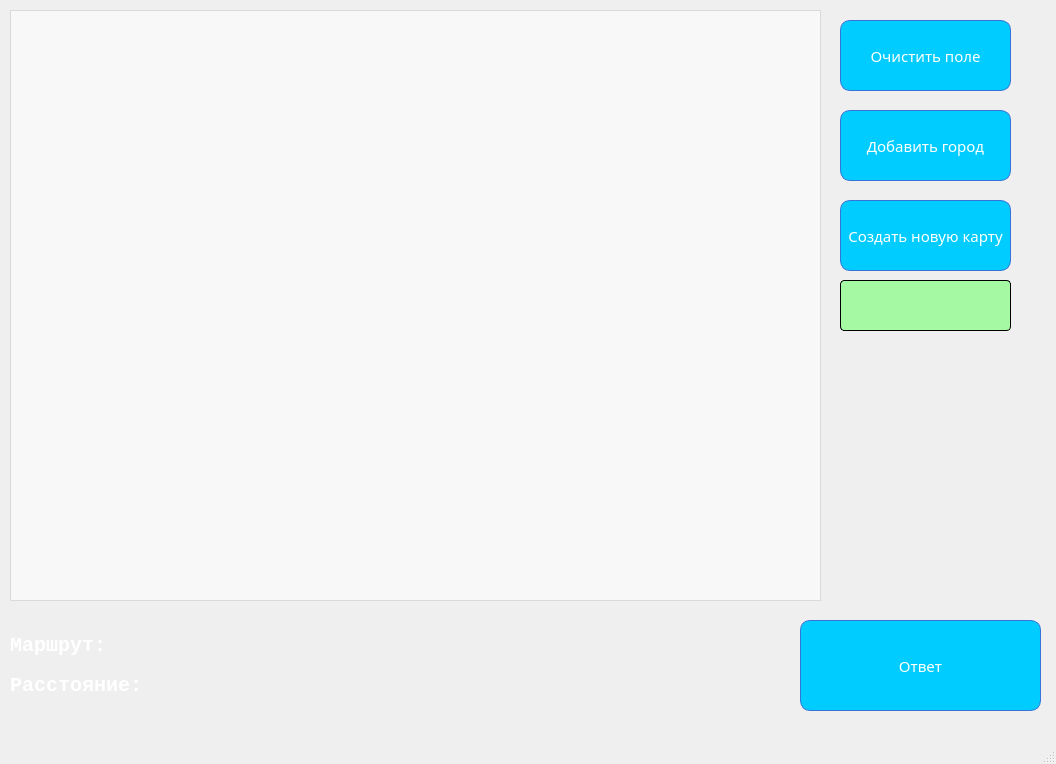
<?xml version="1.0" encoding="UTF-8"?>
<ui version="4.0">
 <class>MainWindow</class>
 <widget class="QMainWindow" name="MainWindow">
  <property name="geometry">
   <rect>
    <x>0</x>
    <y>0</y>
    <width>1056</width>
    <height>764</height>
   </rect>
  </property>
  <property name="windowTitle">
   <string>MainWindow</string>
  </property>
  <widget class="QWidget" name="centralwidget">
   <widget class="QLabel" name="sq">
    <property name="geometry">
     <rect>
      <x>10</x>
      <y>620</y>
      <width>101</width>
      <height>51</height>
     </rect>
    </property>
    <property name="font">
     <font>
      <family>Courier New</family>
      <pointsize>15</pointsize>
      <weight>75</weight>
      <bold>true</bold>
     </font>
    </property>
    <property name="styleSheet">
     <string notr="true">QLabel {
color: white;
}</string>
    </property>
    <property name="text">
     <string>Маршрут:</string>
    </property>
   </widget>
   <widget class="QGraphicsView" name="graphicsView">
    <property name="geometry">
     <rect>
      <x>10</x>
      <y>10</y>
      <width>811</width>
      <height>591</height>
     </rect>
    </property>
    <property name="styleSheet">
     <string notr="true">QGraphicsView {

background-color: rgba(255, 255, 255, 150);

}

</string>
    </property>
   </widget>
   <widget class="QLabel" name="label_2">
    <property name="geometry">
     <rect>
      <x>10</x>
      <y>670</y>
      <width>131</width>
      <height>31</height>
     </rect>
    </property>
    <property name="font">
     <font>
      <family>Courier New</family>
      <pointsize>15</pointsize>
      <weight>75</weight>
      <bold>true</bold>
     </font>
    </property>
    <property name="styleSheet">
     <string notr="true">QLabel {
color: white;
}</string>
    </property>
    <property name="text">
     <string>Расстояние:</string>
    </property>
   </widget>
   <widget class="QLabel" name="label">
    <property name="geometry">
     <rect>
      <x>150</x>
      <y>670</y>
      <width>361</width>
      <height>31</height>
     </rect>
    </property>
    <property name="font">
     <font>
      <family>Monaco</family>
      <pointsize>14</pointsize>
     </font>
    </property>
    <property name="styleSheet">
     <string notr="true">QLabel {
color: white;
	font-family: Monaco;
}</string>
    </property>
    <property name="text">
     <string/>
    </property>
   </widget>
   <widget class="QLabel" name="route">
    <property name="geometry">
     <rect>
      <x>110</x>
      <y>630</y>
      <width>421</width>
      <height>31</height>
     </rect>
    </property>
    <property name="font">
     <font>
      <family>Monaco</family>
      <pointsize>14</pointsize>
     </font>
    </property>
    <property name="styleSheet">
     <string notr="true">QLabel {
color: white;
	font-family: Monaco;
}</string>
    </property>
    <property name="text">
     <string/>
    </property>
   </widget>
   <widget class="QLabel" name="fromto">
    <property name="geometry">
     <rect>
      <x>300</x>
      <y>460</y>
      <width>171</width>
      <height>31</height>
     </rect>
    </property>
    <property name="text">
     <string/>
    </property>
   </widget>
   <widget class="QPushButton" name="res">
    <property name="geometry">
     <rect>
      <x>800</x>
      <y>620</y>
      <width>241</width>
      <height>91</height>
     </rect>
    </property>
    <property name="font">
     <font>
      <family>Monaco</family>
      <pointsize>11</pointsize>
     </font>
    </property>
    <property name="styleSheet">
     <string notr="true">QPushButton {
    padding:4px;
    color: #fff;
    border-radius: 10px;
    border: 1px solid #3873d9;
    background-color: rgb(0, 204, 255);
	font-family: Monaco;
 }

QPushButton:hover{
	border-color: rgb(47, 48, 46);
	background-color: rgb rgb(170, 255, 255);
	color: white;
	font-size: 14px;
	font: large;
	border-radius: 10px;
    border: 1px solid #3873d9;
	font-family: Monaco;
font-style: italic;
font-weight: 900;
}

</string>
    </property>
    <property name="text">
     <string>Ответ</string>
    </property>
   </widget>
   <widget class="QPushButton" name="clear">
    <property name="geometry">
     <rect>
      <x>840</x>
      <y>20</y>
      <width>171</width>
      <height>71</height>
     </rect>
    </property>
    <property name="font">
     <font>
      <family>Monaco</family>
      <pointsize>11</pointsize>
     </font>
    </property>
    <property name="styleSheet">
     <string notr="true">QPushButton {
    padding:4px;
    color: #fff;
    border-radius: 10px;
    border: 1px solid #3873d9;
    background-color: rgb(0, 204, 255);
	font-family: Monaco;
 }

QPushButton:hover{
	border-color: rgb(47, 48, 46);
	background-color: rgb rgb(170, 255, 255);
	color: white;
	font-size: 14px;
	font: large;
	border-radius: 10px;
    border: 1px solid #3873d9;
	font-family: Monaco;
font-style: italic;
font-weight: 900;
}

</string>
    </property>
    <property name="text">
     <string>Очистить поле</string>
    </property>
   </widget>
   <widget class="QPushButton" name="add_city">
    <property name="geometry">
     <rect>
      <x>840</x>
      <y>110</y>
      <width>171</width>
      <height>71</height>
     </rect>
    </property>
    <property name="font">
     <font>
      <family>Monaco</family>
      <pointsize>11</pointsize>
     </font>
    </property>
    <property name="styleSheet">
     <string notr="true">QPushButton {
    padding:4px;
    color: #fff;
    border-radius: 10px;
    border: 1px solid #3873d9;
    background-color: rgb(0, 204, 255);
	font-family: Monaco;
 }

QPushButton:hover{
	border-color: rgb(47, 48, 46);
	background-color: rgb rgb(170, 255, 255);
	color: white;
	font-size: 14px;
	font: large;
	border-radius: 10px;
    border: 1px solid #3873d9;
	font-family: Monaco;
font-style: italic;
font-weight: 900;
}

</string>
    </property>
    <property name="text">
     <string>Добавить город</string>
    </property>
   </widget>
   <widget class="QPushButton" name="create">
    <property name="geometry">
     <rect>
      <x>840</x>
      <y>200</y>
      <width>171</width>
      <height>71</height>
     </rect>
    </property>
    <property name="font">
     <font>
      <family>Monaco</family>
      <pointsize>11</pointsize>
     </font>
    </property>
    <property name="styleSheet">
     <string notr="true">QPushButton {
    padding:4px;
    color: #fff;
    border-radius: 10px;
    border: 1px solid #3873d9;
    background-color: rgb(0, 204, 255);
	font-family: Monaco;
 }

QPushButton:hover{
	border-color: rgb(47, 48, 46);
	background-color: rgb rgb(170, 255, 255);
	color: white;
	font-size: 14px;
	font: large;
	border-radius: 10px;
    border: 1px solid #3873d9;
	font-family: Monaco;
font-style: italic;
font-weight: 900;
}

</string>
    </property>
    <property name="text">
     <string>Создать новую карту</string>
    </property>
   </widget>
   <widget class="QLineEdit" name="city">
    <property name="geometry">
     <rect>
      <x>840</x>
      <y>280</y>
      <width>171</width>
      <height>51</height>
     </rect>
    </property>
    <property name="font">
     <font>
      <family>Corbel</family>
      <pointsize>18</pointsize>
     </font>
    </property>
    <property name="styleSheet">
     <string notr="true">QLineEdit {
 background-color: rgb(165, 249, 163); 
border-width: 1px; 
 border-style: solid;  
border-radius: 4px; 
color: black;
}


</string>
    </property>
   </widget>
   <widget class="QLabel" name="label_3">
    <property name="geometry">
     <rect>
      <x>-430</x>
      <y>-10</y>
      <width>1831</width>
      <height>791</height>
     </rect>
    </property>
    <property name="styleSheet">
     <string notr="true">QLabel {
color: white;
}</string>
    </property>
    <property name="text">
     <string/>
    </property>
    <property name="pixmap">
     <pixmap resource="Pic.qrc">:/img/zemlia-mir-materiki-kontinenty-chernyi-fon.jpg</pixmap>
    </property>
   </widget>
   <zorder>label_3</zorder>
   <zorder>sq</zorder>
   <zorder>graphicsView</zorder>
   <zorder>label_2</zorder>
   <zorder>label</zorder>
   <zorder>route</zorder>
   <zorder>fromto</zorder>
   <zorder>res</zorder>
   <zorder>clear</zorder>
   <zorder>add_city</zorder>
   <zorder>create</zorder>
   <zorder>city</zorder>
  </widget>
  <widget class="QMenuBar" name="menubar">
   <property name="geometry">
    <rect>
     <x>0</x>
     <y>0</y>
     <width>1056</width>
     <height>20</height>
    </rect>
   </property>
  </widget>
  <widget class="QStatusBar" name="statusbar"/>
 </widget>
 <resources>
  <include location="Pic.qrc"/>
 </resources>
 <connections/>
</ui>
